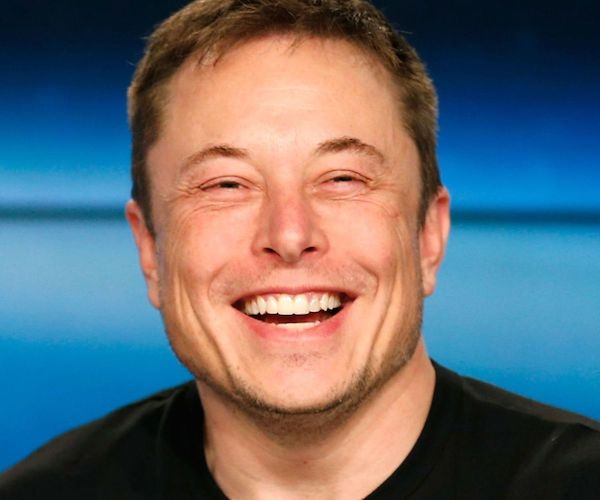
//> input picture Week1/week1-cpp/data/images/musk.jpg, 600 x 500 px
$ ./Example   (built with g++ and OpenCV 4)
//> lines starting //> are read from the running program, lines starting //| are printed output that depends on the picture; pictures that were not available may be replaced by others from this repository, and a replacement may not be noted
### Week1/week1-cpp/Bitwise_Operations/dataPath.hpp
std::string DATA_PATH = "../data/";

### Week1/week1-cpp/Bitwise_Operations/Example.cpp
#include <iostream>
#include "dataPath.hpp"
#include <opencv2/core.hpp>
#include <opencv2/imgproc.hpp>
#include <opencv2/highgui.hpp>
#include <opencv2/opencv.hpp>

using namespace std;
using namespace cv;

int main(void)
{
  // Load the Face Image
  string faceImagePath = DATA_PATH + "/images/musk.jpg";
  Mat faceImage = imread(faceImagePath);
//> faceImage is the input picture: 500 rows x 600 cols, CV_8UC3; mean B, G, R 112.1, 105.5, 100.1

  // Make a copy
  Mat faceWithGlassesBitwise = faceImage.clone();

  // Load the Sunglass image with Alpha channel
  string glassimagePath = DATA_PATH + "/images/sunglass.png";
  // Read the image
  Mat glassPNG = imread(glassimagePath, -1);
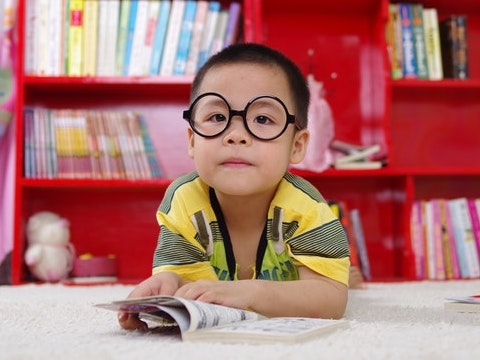
//> input picture Week1/week1-cpp/data/images/boy.jpg, 480 x 360 px, given in place of sunglass.png, which was not available
//> glassPNG is the input picture: 360 rows x 480 cols, CV_8UC3; mean B, G, R 111.8, 115.3, 174.3
  // Resize the image to fit over the eye region
  resize(glassPNG, glassPNG, Size(300, 100));
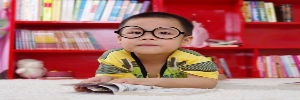
//> glassPNG: 100 rows x 300 cols, CV_8UC3; mean B, G, R 111.7, 115.2, 174.2
  cout << "image Dimension = " << glassPNG.size() << endl;
//| image Dimension = [300 x 100]

  // Separate the Color and alpha channels
  Mat glassRGBAChannels[4];
  Mat glassRGBChannels[3];
  split(glassPNG, glassRGBAChannels);
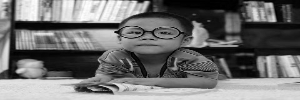
//> glassRGBAChannels[0]: 100 rows x 300 cols, CV_8UC1; min 0, max 254, mean 111.7
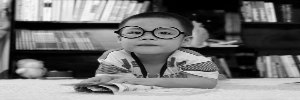
//> glassRGBAChannels[1]: 100 rows x 300 cols, CV_8UC1; min 0, max 251, mean 115.2
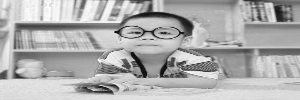
//> glassRGBAChannels[2]: 100 rows x 300 cols, CV_8UC1; min 8, max 255, mean 174.2
  for (int i = 0; i < 3; i++) {
    // Copy R,G,B channel from RGBA to RGB
    glassRGBChannels[i] = glassRGBAChannels[i];
  }
  Mat glassBGR, glassMask1;
  // Prepare BGR Image
  merge(glassRGBChannels, 3, glassBGR);
  // Alpha channel is the 4th channel in RGBA Image
  glassMask1 = glassRGBAChannels[3];
  imwrite("../results/sunglassRGB.png", glassBGR);
//> (the run ends here: the program stops with an error, at `imwrite("../results/sunglassAlpha.png", glassMask1);`)
